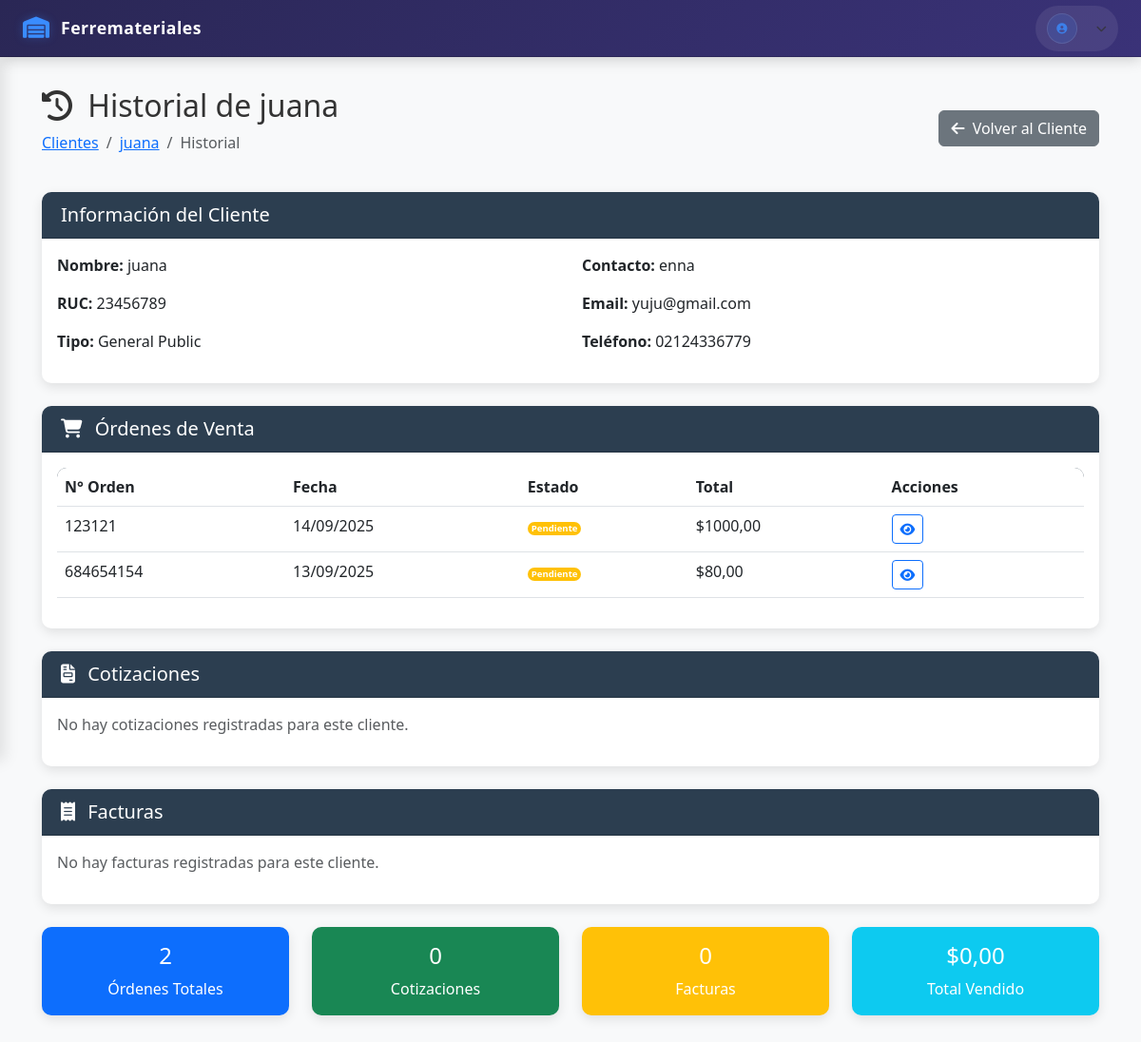
The page /clientes/clientes/2/historial/ on the database its author committed.
### apps/crm/models.py (models this page shows, shortened)
class Customer(models.Model):
    class ClientType(models.TextChoices):
        CONSTRUCTORA = 'construction_company', _('Construction Company')
        FERRETERIA = 'hardware_store', _('Hardware Store')
        PUBLICO_GENERAL = 'general_public', _('General Public')
        OTROS = 'other', _('Other')
    class Status(models.TextChoices):
        ACTIVO = 'active', _('Active')
        INACTIVO = 'inactive', _('Inactive')
        MOROSO = 'delinquent', _('Delinquent')
        NUEVO = 'new', _('New')
    name = models.CharField(
        _("Name"),
        max_length=255,
        help_text=_("The full name or business name of the customer."),
    )
    tax_id = models.CharField(
        _("Tax ID"),
        max_length=50,
        unique=True,
        blank=True,
        null=True,
        help_text=_("The tax identification number (e.g., RUC) of the customer."),
    )
    contact_name = models.CharField(
        _("Contact Name"),
        max_length=255,
        blank=True,
        null=True,
        help_text=_("The name of the main contact person for the customer."),
    )
    email = models.EmailField(
        _("Email"),
        unique=True,
        blank=True,
        null=True,
        help_text=_("The main email address of the customer."),
    )
    phone = models.CharField(
        _("Phone"),
        max_length=20,
        blank=True,
        null=True,
        help_text=_("The primary phone number of the customer."),
    )
    address = models.TextField(
        _("Address"),
        blank=True,
        null=True,
        help_text=_("The physical address of the customer."),
    )
    client_type = models.CharField(
        _("Client Type"),
        max_length=50,
        choices=ClientType.choices,
        default=ClientType.CONSTRUCTORA,
        help_text=_("The type of client, e.g., 'Construction Company'."),
    )
    status = models.CharField(
        _("Status"),
        max_length=50,
        choices=Status.choices,
        default=Status.ACTIVO,
        help_text=_("The current status of the customer."),
    )
    last_purchase = models.DateTimeField(
        _("Last Purchase"),
        blank=True,
        null=True,
        help_text=_("The date and time of the customer's last purchase."),
    )
    created_at = models.DateTimeField(
        _("Created At"),
        auto_now_add=True,
    )
    updated_at = models.DateTimeField(
        _("Updated At"),
        auto_now=True,
    )
    class Meta:
        db_table = "customers"
        verbose_name = _("Customer")
        verbose_name_plural = _("Customers")

### apps/sales/models.py (models this page shows, shortened)
class Order(models.Model):
    STATUS_CHOICES = [
        ('pending', _('Pending')),
        ('confirmed', _('Confirmed')),
        ('shipped', _('Shipped')),
        ('delivered', _('Delivered')),
        ('cancelled', _('Cancelled')),
    ]
    customer = models.ForeignKey(
        Customer,
        verbose_name=_("Customer"),
        on_delete=models.CASCADE
    )
    order_number = models.CharField(
        _("Order Number"),
        max_length=50,
        unique=True
    )
    date = models.DateField(
        _("Date"),
        default=timezone.now
    )
    total_amount = models.DecimalField(
        _("Total Amount"),
        max_digits=10,
        decimal_places=2,
        default=0.00
    )
    status = models.CharField(
        _("Status"),
        max_length=20,
        choices=STATUS_CHOICES,
        default='pending'
    )
    quote = models.OneToOneField(
        Quote,
        verbose_name=_("Quote"),
        on_delete=models.SET_NULL,
        null=True,
        blank=True
    )
    created_at = models.DateTimeField(
        _("Created At"),
        auto_now_add=True
    )
    updated_at = models.DateTimeField(
        _("Updated At"),
        auto_now=True
    )
    class Meta:
        db_table = "sales_orders"
        verbose_name = _("Sales Order")
        verbose_name_plural = _("Sales Orders")

### apps/crm/views.py (the view)
# urls.py: path('clientes/<int:cliente_id>/historial/', historial_cliente, name='historial_cliente'),
def historial_cliente(request, cliente_id):
    customer = get_object_or_404(Customer, pk=cliente_id)
    orders = Order.objects.filter(customer=customer).order_by('-date')
    quotes = Quote.objects.filter(customer=customer).order_by('-date')
    invoices = Invoice.objects.filter(customer=customer).order_by('-date_issued')
    total_amount = invoices.aggregate(total=Sum('total_amount'))['total'] or 0
    context = {
        'customer': customer,
        'orders': orders,
        'quotes': quotes,
        'invoices': invoices,
        'total_amount': total_amount,
    }
    if request.GET.get('modal') == '1':
        return render(request, 'crm/_historial_cliente.html', context)
    return render(request, 'crm/historial_cliente.html', context)

### templates/crm/historial_cliente.html (shortened to what this page needs)
{% extends "base.html" %}
{% block content %}
<div class="container-fluid">
    <div class="d-flex justify-content-between align-items-center mb-4">
        <div>
            <h2><i class="fas fa-history me-2"></i> Historial de {{ customer.name }}</h2>
            <nav aria-label="breadcrumb">
                <ol class="breadcrumb">
                    <li class="breadcrumb-item"><a href="{% url 'crm:clientes' %}">Clientes</a></li>
                    <li class="breadcrumb-item"><a href="{% url 'crm:ver_cliente' customer.id %}">{{ customer.name }}</a></li>
                    <li class="breadcrumb-item active">Historial</li>
                </ol>
            </nav>
        </div>
        <a href="{% url 'crm:ver_cliente' customer.id %}" class="btn btn-secondary">
            <i class="fas fa-arrow-left me-1"></i> Volver al Cliente
        </a>
    </div>
    <div class="card mb-4">
        <div class="card-header">
            <h5 class="mb-0">Información del Cliente</h5>
        </div>
        <div class="card-body">
            <div class="row">
                <div class="col-md-6">
                    <p><strong>Nombre:</strong> {{ customer.name }}</p>
                    <p><strong>RUC:</strong> {{ customer.tax_id|default:"No especificado" }}</p>
                    <p><strong>Tipo:</strong> {{ customer.get_client_type_display }}</p>
                </div>
                <div class="col-md-6">
                    <p><strong>Contacto:</strong> {{ customer.contact_name|default:"No especificado" }}</p>
                    <p><strong>Email:</strong> {{ customer.email|default:"No especificado" }}</p>
                    <p><strong>Teléfono:</strong> {{ customer.phone|default:"No especificado" }}</p>
                </div>
            </div>
        </div>
    </div>
    <div class="card mb-4">
        <div class="card-header">
            <h5 class="mb-0"><i class="fas fa-shopping-cart me-2"></i> Órdenes de Venta</h5>
        </div>
        <div class="card-body">
            {% if orders %}
                <div class="table-responsive">
                    <table class="table table-hover">
                        <thead>
                            <tr>
                                <th>N° Orden</th>
                                <th>Fecha</th>
                                <th>Estado</th>
                                <th>Total</th>
                                <th>Acciones</th>
                            </tr>
                        </thead>
                        <tbody>
                            {% for order in orders %}
                            <tr>
                                <td>{{ order.order_number }}</td>
                                <td>{{ order.date|date:"d/m/Y" }}</td>
                                <td>
                                    {% if order.status == 'pending' %}
                                        <span class="badge bg-warning">Pendiente</span>
                                    {% elif order.status == 'confirmed' %}
                                        <span class="badge bg-info">Confirmada</span>
                                    {% elif order.status == 'shipped' %}
                                        <span class="badge bg-primary">Enviada</span>
                                    {% elif order.status == 'delivered' %}
                                        <span class="badge bg-success">Entregada</span>
                                    {% elif order.status == 'cancelled' %}
                                        <span class="badge bg-danger">Cancelada</span>
                                    {% else %}
                                        <span class="badge bg-secondary">{{ order.status }}</span>
                                    {% endif %}
                                </td>
                                <td>${{ order.total_amount|floatformat:2 }}</td>
                                <td>
                                    <a href="#" class="btn btn-sm btn-outline-primary" title="Ver detalle">
                                        <i class="fas fa-eye"></i>
                                    </a>
                                </td>
                            </tr>
                            {% endfor %}
                        </tbody>
                    </table>
                </div>
            {% else %}
                <p class="text-muted">No hay órdenes de venta registradas para este cliente.</p>
            {% endif %}
        </div>
    </div>
    <div class="card mb-4">
        <div class="card-header">
            <h5 class="mb-0"><i class="fas fa-file-invoice me-2"></i> Cotizaciones</h5>
        </div>
        <div class="card-body">
            {% if quotes %}
                <div class="table-responsive">
                    <table class="table table-hover">
                        <thead>
                            <tr>
                                <th>N° Cotización</th>
                                <th>Fecha</th>
                                <th>Estado</th>
                                <th>Total</th>
                                <th>Acciones</th>
                            </tr>
                        </thead>
                        <tbody>
                            {% for quote in quotes %}
                            <tr>
                                <td>{{ quote.quote_number }}</td>
                                <td>{{ quote.date|date:"d/m/Y" }}</td>
                                <td>
                                    {% if quote.status == 'draft' %}
                                        <span class="badge bg-secondary">Borrador</span>
                                    {% elif quote.status == 'sent' %}
                                        <span class="badge bg-info">Enviada</span>
                                    {% elif quote.status == 'approved' %}
                                        <span class="badge bg-success">Aprobada</span>
                                    {% elif quote.status == 'rejected' %}
                                        <span class="badge bg-danger">Rechazada</span>
                                    {% else %}
                                        <span class="badge bg-light text-dark">{{ quote.status }}</span>
                                    {% endif %}
                                </td>
                                <td>${{ quote.total_amount|floatformat:2 }}</td>
                                <td>
                                    <a href="#" class="btn btn-sm btn-outline-primary" title="Ver detalle">
                                        <i class="fas fa-eye"></i>
                                    </a>
                                </td>
                            </tr>
                            {% endfor %}
                        </tbody>
                    </table>
                </div>
            {% else %}
                <p class="text-muted">No hay cotizaciones registradas para este cliente.</p>
            {% endif %}
        </div>
    </div>
    <div class="card mb-4">
        <div class="card-header">
            <h5 class="mb-0"><i class="fas fa-receipt me-2"></i> Facturas</h5>
        </div>
        <div class="card-body">
            {% if invoices %}
                <div class="table-responsive">
                    <table class="table table-hover">
                        <thead>
                            <tr>
                                <th>N° Factura</th>
                                <th>Fecha</th>
                                <th>Estado</th>
                                <th>Total</th>
                                <th>Acciones</th>
                            </tr>
                        </thead>
                        <tbody>
                        {% for invoice in invoices %}
                        <tr>
                            <td>{{ invoice.invoice_number }}</td>
                            <td>{{ invoice.date_issued|date:"d/m/Y" }}</td>
                            <td>
                                {% if invoice.status == 0 %}
                                    <span class="badge bg-secondary">Borrador</span>
                                {% elif invoice.status == 1 %}
                                    <span class="badge bg-info">Enviada</span>
                                {% elif invoice.status == 2 %}
                                    <span class="badge bg-success">Pagada</span>
                                {% elif invoice.status == 3 %}
                                    <span class="badge bg-danger">Vencida</span>
                                {% else %}
                                    <span class="badge bg-light text-dark">{{ invoice.get_status_display }}</span>
                                {% endif %}
                            </td>
                            <td>${{ invoice.total_amount|floatformat:2 }}</td>
                            <td>
                                <a href="#" class="btn btn-sm btn-outline-primary" title="Ver detalle">
                                    <i class="fas fa-eye"></i>
                                </a>
                            </td>
                        </tr>
                        {% endfor %}
                        </tbody>
                    </table>
                </div>
            {% else %}
                <p class="text-muted">No hay facturas registradas para este cliente.</p>
            {% endif %}
        </div>
    </div>
    <div class="row">
        <div class="col-md-3">
            <div class="card text-white bg-primary">
                <div class="card-body text-center">
                    <h4>{{ orders|length }}</h4>
                    <p class="mb-0">Órdenes Totales</p>
                </div>
            </div>
        </div>
        <div class="col-md-3">
            <div class="card text-white bg-success">
                <div class="card-body text-center">
                    <h4>{{ quotes|length }}</h4>
                    <p class="mb-0">Cotizaciones</p>
                </div>
            </div>
        </div>
        <div class="col-md-3">
            <div class="card text-white bg-warning">
                <div class="card-body text-center">
                    <h4>{{ invoices|length }}</h4>
                    <p class="mb-0">Facturas</p>
                </div>
            </div>
        </div>
        <div class="col-md-3">
            <div class="card text-white bg-info">
                <div class="card-body text-center">
                    <h4>${{ total_amount|floatformat:2 }}</h4>
                    <p class="mb-0">Total Vendido</p>
                </div>
            </div>
        </div>
    </div>
</div>
{% endblock %}

### rows shown on the page
Customer: name "juana", tax_id "23456789", client_type "General Public", contact_name "enna", email "yuju@gmail.com", phone "02124336779"
Order: order_number "123121", date "14/09/2025", status "Pendiente", total_amount "1000,00"
Order: order_number "684654154", date "13/09/2025", status "Pendiente", total_amount "80,00"

### other values the page prints
{{ orders|length }} "2"
{{ quotes|length }} "0"
{{ invoices|length }} "0"
{{ total_amount|floatformat:2 }} "0,00"
